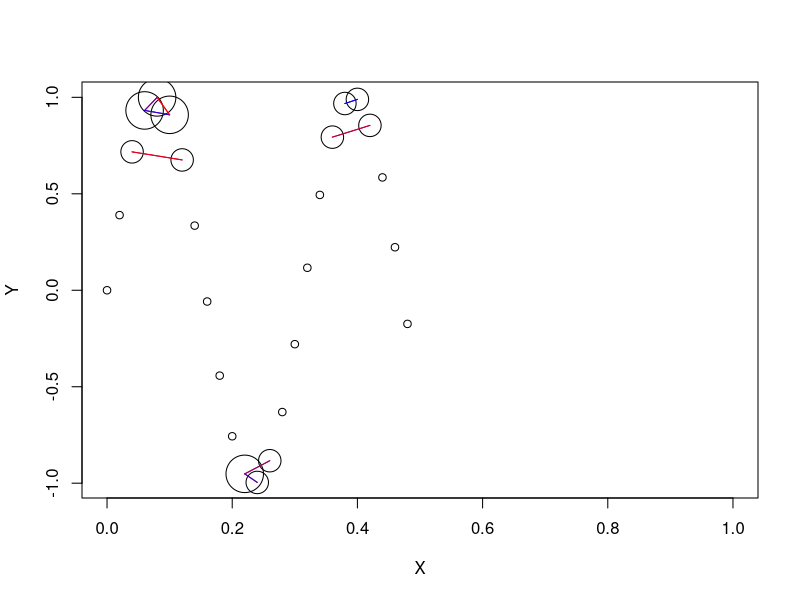

This chart was generated by the following R code:

euc.dist <- function(x1, x2) sqrt(sum((x1 - x2) ^ 2))

plot.graph = function(x, y, max.col, min.col, max.size, min.size, max.dist)
{
  colfunc <- colorRampPalette(c(min.col, max.col))
  
  dist.mx = matrix(rep(0, n*n), nrow=n, ncol=n)
  col.mx = matrix(rep(0, n*n), nrow=n, ncol=n)
  
  for (i in 1:n){
    for (j in 1:n){
      dist.mx[i,j] = euc.dist(c(x[i], y[i]), c(x[j], y[j]))
    }
  }
  
  t = apply(dist.mx, 2, function(x) length(x[x < max.dist])) -1
  t0 = min(t)
  tn = max(t)
  x0 = min.size
  xn = max.size
  eges = (((xn-x0)/(tn-t0))*t+((x0*tn-xn*t0)/(tn-t0)))
  
    
  lens = sort(dist.mx[dist.mx < max.dist])
  lens = lens[lens != 0]
  cols = colfunc(length(lens))
  
  for (i in 1:length(lens)){
       col.mx[dist.mx == lens[i]] = cols[i]
  }
  col.mx[col.mx == "0"] = "#00000000"
  
  par(mfrow=c(1,1))
  
  plot(x[1], y[1], 
       xlim = c(min(x), max(x)), 
       ylim = c(min(y), max(y)),
       xlab = "X",
       ylab = "Y",
       type="p", cex=eges[1])
  
  for (i in 2:n) {
    lines(x[i], y[i], type="p", cex=eges[i])
  }
  
  for (i in 1:n){
    for (j in 1:n){
    lines(c(x[i], x[j]),  c(y[i], y[j]), type="l", col=col.mx[i, j])
    }
  }
}

###########################

n = 25
max.dist = 0.1
max.col = "red" 
min.col = "blue"
max.size = 5
min.size = 1
x = seq(0, 1, by=0.02)
y = sin(20*x)

plot.graph(x, y, max.col, min.col, max.size, min.size, max.dist)
  
